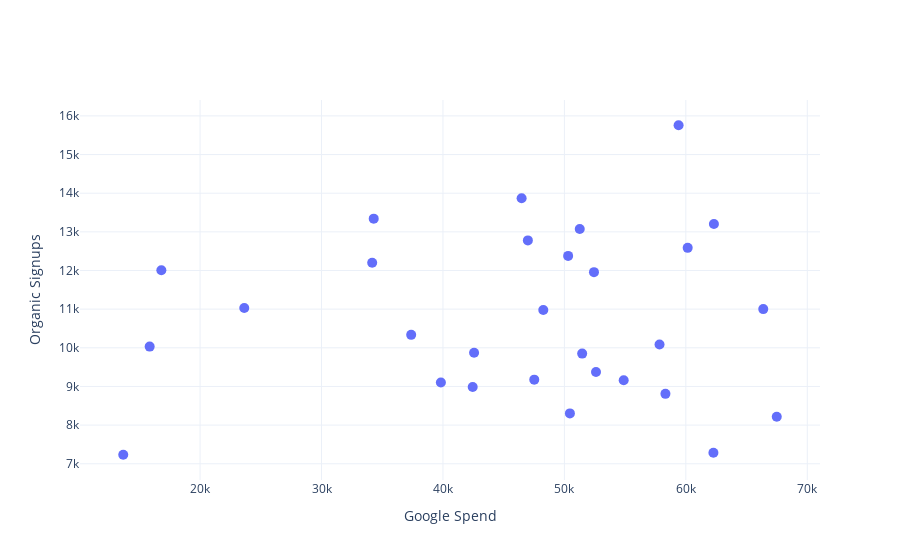

Write notebook code for a chart like this one.
### Markdown cell above
### Google Spend

### Code cell
fig = go.Figure(
    go.Scatter(y=mx_data['Organic Signups'], x=mx_data['google_spend'], mode='markers',
              marker=dict(size=10))
)

fig.update_layout(yaxis=dict(title='Organic Signups'),
                 xaxis=dict(title='Google Spend'))

fig.show()

### Figure 1 — Plotly figure (JSON) as saved in the notebook; plotly's stock layout.template omitted (floating-point values rounded to 4 significant figures)
{"data": [{"marker": {"size": 10}, "mode": "markers", "type": "scatter", "x": [16810.0, 34300.0, 48260.0, 46990.0, 52440.0, 60150.0, 62310.0, 59400.0, 51270.0, 46480.0, 50310.0, 23640.0, 15850.0, 50450.0, 62270.0, 67490.0, 66380.0, 57830.0, 54880.0, 52600.0, 58320.0, 51460.0, 42450.0, 42560.0, 47520.0, 39830.0, 37380.0, 34170.0, 13670.0], "y": [12006, 13342, 10976, 12779, 11957, 12586, 13202, 15758, 13073, 13868, 12378, 11031, 10031, 8303, 7285, 8217, 11001, 10085, 9160, 9372, 8809, 9850, 8984, 9873, 9176, 9101, 10335, 12200, 7233]}], "layout": {"xaxis": {"title": {"text": "Google Spend"}}, "yaxis": {"title": {"text": "Organic Signups"}}}}
